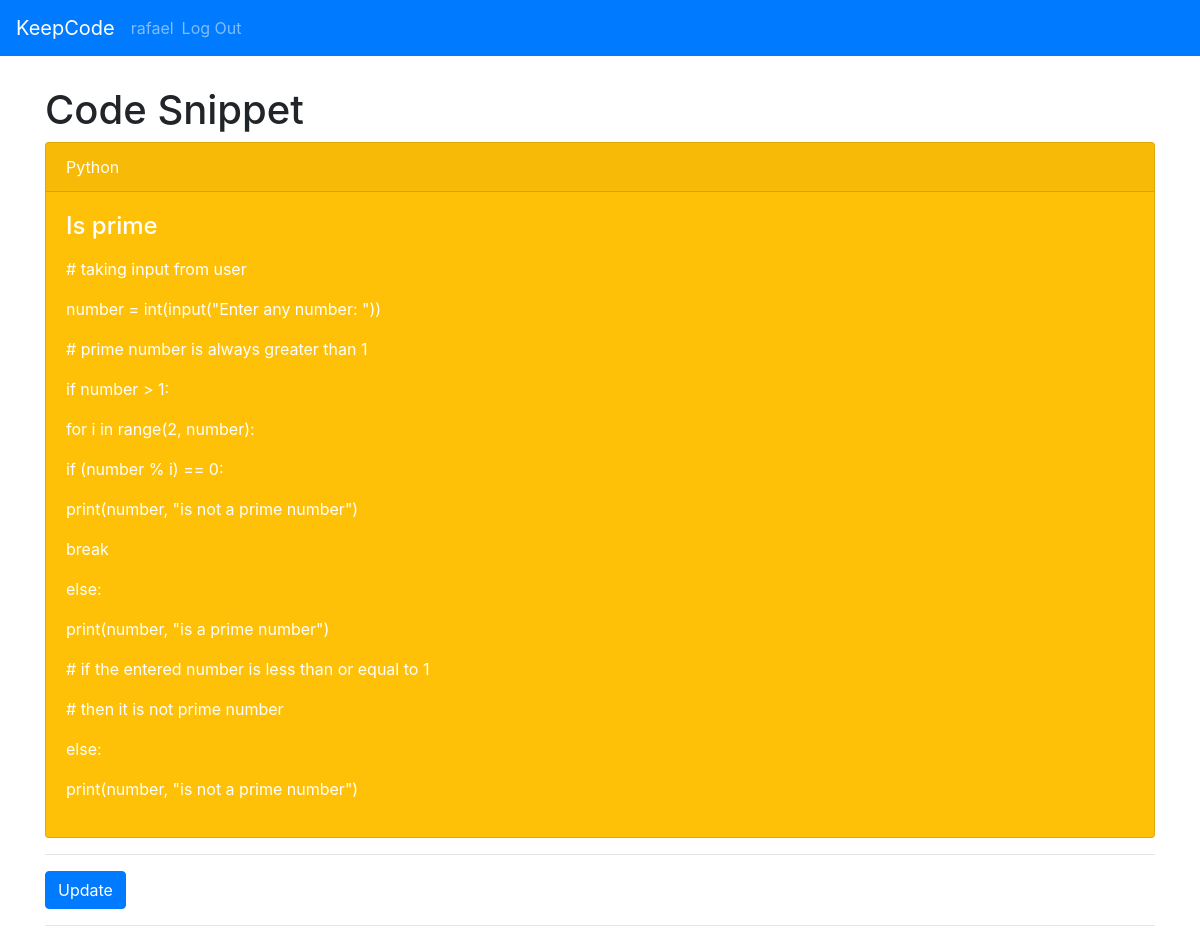
Screenshot of /4/view (signed in) with the database file from the repository.
### tables this page shows
CREATE TABLE user (
  id INTEGER PRIMARY KEY AUTOINCREMENT,
  username TEXT UNIQUE NOT NULL,
  password TEXT NOT NULL,
  last_login TIMESTAMP NOT NULL DEFAULT CURRENT_TIMESTAMP
, online BOOLEAN NOT NULL CHECK (online IN (0,1)) DEFAULT 0);

CREATE TABLE post (
  id INTEGER PRIMARY KEY AUTOINCREMENT,
  author_id INTEGER NOT NULL,
  created TIMESTAMP NOT NULL DEFAULT CURRENT_TIMESTAMP,
  last_updated TIMESTAMP NOT NULL DEFAULT CURRENT_TIMESTAMP,
  title TEXT NOT NULL,
  body TEXT NOT NULL,
  programming_language TEXT NOT NULL, being_updated BOOLEAN NOT NULL CHECK (being_updated IN (0,1)) DEFAULT 0,
  FOREIGN KEY (author_id) REFERENCES user (id)
);

### keepcode/board.py (the view)
@bp.route('/<int:id>/view')
@login_required
def view(id):
    post = get_post(id)
    return render_template('board/view.html', post=post)

### keepcode/auth.py (called while the page is built)
@bp.before_app_request
def load_logged_in_user():
    user_id = session.get('user_id')
    if user_id is None:
        g.user = None
    else:
        g.user = get_db().execute(
            'SELECT * FROM user WHERE id = ?', (user_id,)
        ).fetchone()

def login_required(view):
    @functools.wraps(view)
    def wrapped_view(**kwargs):
        if g.user is None:
            return redirect(url_for('auth.login'))
        return view(**kwargs)
    return wrapped_view

### keepcode/board.py (called while the page is built)
def get_post(id, check_author=False):
    post = get_db().execute(
        'SELECT p.id, title, body, created, author_id,'
        ' last_updated, programming_language, username'
        ' FROM post p JOIN user u ON p.author_id = u.id'
        ' WHERE p.id = ?',
        (id,)
    ).fetchone()
    if post is None:
        abort(404, "Post id {0} doesn't exist.".format(id))
    if check_author and post['author_id'] != g.user['id']:
        abort(403)
    return post

### keepcode/db.py (called while the page is built)
def get_db():
    if 'db' not in g:
        g.db = sqlite3.connect(
            current_app.config['DATABASE'],
            detect_types=sqlite3.PARSE_DECLTYPES
        )
        g.db.row_factory = sqlite3.Row
    return g.db

### keepcode/templates/board/view.html
{% extends 'base.html' %}
{% block header %}
  <h1>
    {% block title %}
      Code Snippet
    {% endblock %}
  </h1>
{% endblock %}
{% block content %}
  <div class="card text-white bg-warning mb-9">
    <div class="card-header">{{ post['programming_language'] }}</div>
    <div class="card-body">
      <h4 class="card-title">{{ post['title'] }}</h4>
      <p class="card-text">
        {% for line in post['body'].split('\n') %}
          <p>{{ line }}</p>
        {% endfor %}
      </p>
    </div>
  </div>
  <hr>
  <a class="action" href="{{ url_for('board.update', id=post['id']) }}">
    <button type="button" class="btn btn-primary" value="Update">Update</button>
  </a>
  <hr>
{% endblock %}

### keepcode/templates/base.html (shortened to what this page needs)
<!doctype html>
<link rel="stylesheet" href="{{ url_for('static', filename='bootstrap.css') }}">
<link rel="stylesheet" href="{{ url_for('static', filename='style.css') }}">
<nav class="navbar navbar-expand-lg navbar-dark bg-primary">
  <a class="navbar-brand" href="{{ url_for('board.index') }}">KeepCode</a>
  <div class="collapse navbar-collapse" id="navbarColor01">
    <ul class="navbar-nav mr-auto">
      {% if g.user %}
        <li class="nav-item">
          <span class="navbar-text">{{ g.user['username'] }}</span>
        </li>
        <li class="nav-item">
          <a class="nav-link" href="{{ url_for('auth.logout') }}">Log Out</a>
        </li>
      {% endif %}
    </ul>
  </div>
</nav>
<section class="content">
  <div class="container">
    <header>
      {% block header %}{% endblock %}
    </header>
    {% block content %}{% endblock %}
  </div>
</section>

### keepcode/static/style.css (style rules this page uses)
.container { margin-top:30px; }

### rows the page displays
user: user.username "rafael"
post: programming_language "Python", title "Is prime"

### other values shown
{{ line }} "# taking input from user" "number = int(input(\"Enter any number: \"))" "# prime number is always greater than 1" "if number > 1:" "for i in range(2, number):" "if (number % i) == 0:" "print(number, \"is not a prime number\")" "break" "else:" "print(number, \"is a prime number\")" "# if the entered number is less than or equal to 1" "# then it is not prime number" "else:" "print(number, \"is not a prime number\")"
